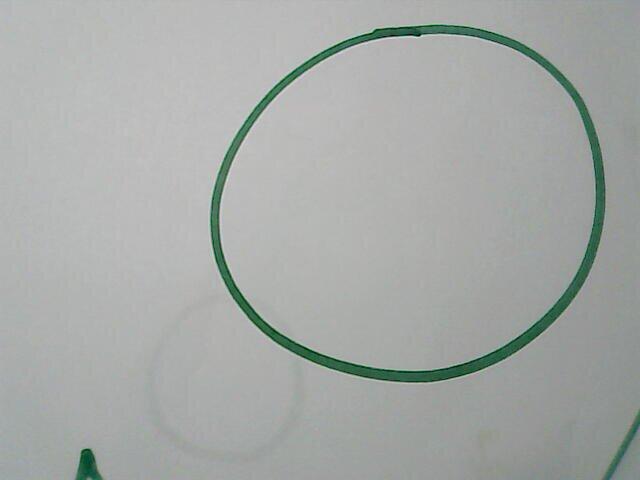
#> input picture Stills/shape-detection/cerc.jpg, 640 x 480 px, given in place of the camera
$ python square.py   (Python 2 division)
#> lines starting #> are read from the running program, lines starting #| are printed output that depends on the picture; after the words box and inside, x2 and y2 are one past the last pixel; in counts of white or black regions, pixels touching at a corner belong together
import cv2
import numpy as np
cap = cv2.VideoCapture(0)
while(True):
	ret,img = cap.read()
#> img is the input picture: shape (480, 640, 3); mean B, G, R 166.8, 169.7, 165.7
	gray = cv2.cvtColor(img,cv2.COLOR_BGR2GRAY)
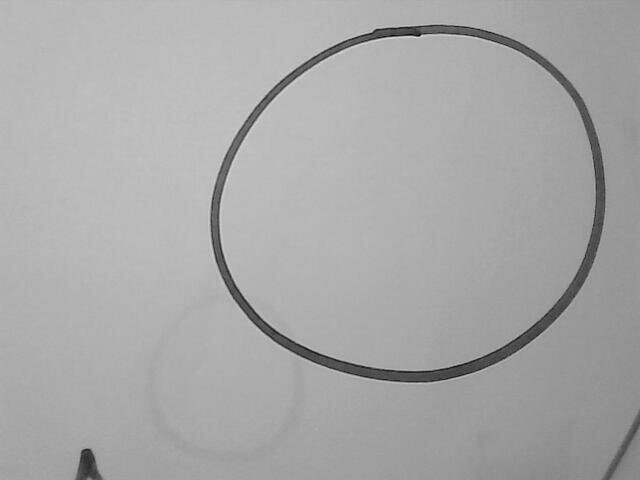
#> gray: shape (480, 640); min 1, max 222, mean 168.1

	gray = np.float32(gray)
	dst = cv2.cornerHarris(gray,2,3,0.04)#4,3,0.2)
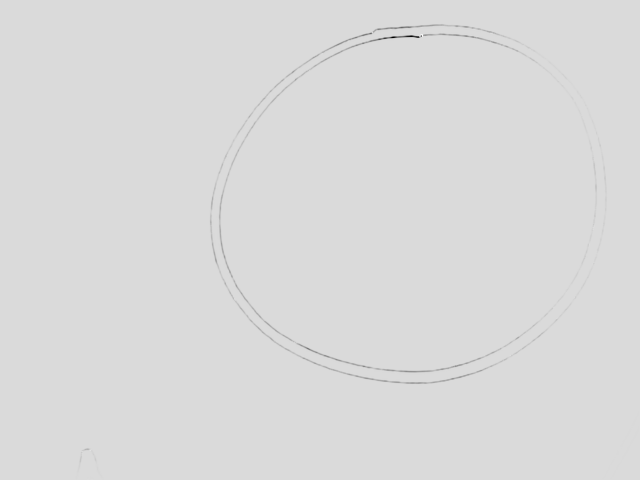
#> dst: shape (480, 640) float32; min -25510742, max 4320449, mean -44226.1; drawn with min black and max white

	#result is dilated for marking the corners, not important
	dst = cv2.dilate(dst,None)

	# Threshold for an optimal value, it may vary depending on the image.
	img[dst>0.01*dst.max()]=[0,0,255]
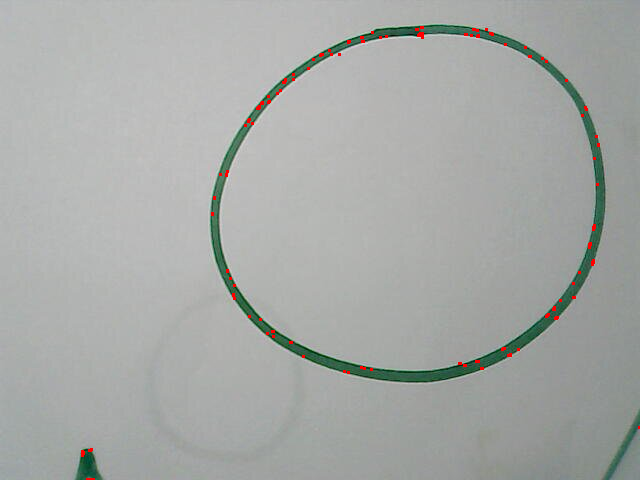
#> img: shape (480, 640, 3); 0.36% of pixels changed, all inside (x1, y1, x2, y2) = (81, 26, 640, 480)
	(x,y) = np.where(dst>0.01*dst.max())
#> x = 1092 values from 26 to 479; y = 1092 values, max 639 at index 1027, min 81 at index 1040, mean 392.3
	corners = np.ndarray(shape = (len(x),2),dtype = int)
#> corners = 1092 pairs, first value -4616189618054758400 to 4863606122583425024, second value -4616189618054758400 to 4863606122583425024
	for i in range(len(x)):
		corners[i] = (y[i],x[i])
#> after the loop, corners = 1092 pairs, first value 81 to 639, second value 26 to 479
	print corners
#> (printed output is left out)
	hull = cv2.convexHull(corners)
#> hull = contour of 28 points, box (x1, y1, x2, y2) (81, 26, 640, 480), area 176332
	cv2.drawContours(img,[hull],0,(0,255,0),-1)
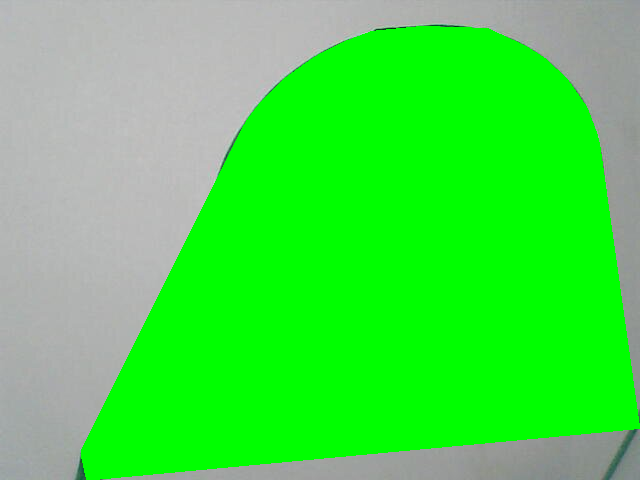
#> img: shape (480, 640, 3); mean B, G, R 73.6, 221.3, 73.2
	cv2.imshow('dst',img)
	if cv2.waitKey(1) & 0xFF == ord('q'):
#> (key q is pressed here)
		break
cap.release()
cv2.destroyAllWindows()

$ run again, on Stills/shape-detection/patrat.jpg
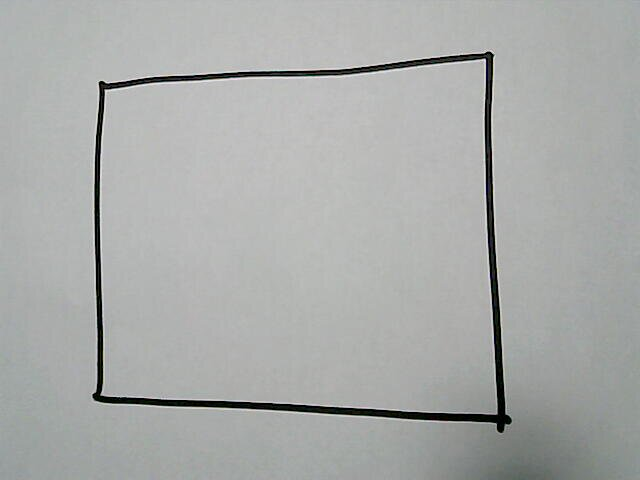
#> input picture Stills/shape-detection/patrat.jpg, 640 x 480 px, given in place of the camera
#> img is the input picture: shape (480, 640, 3); mean B, G, R 169.6, 171.2, 169.2
#> `img[dst>0.01*dst.max()]=[0,0,255]`:
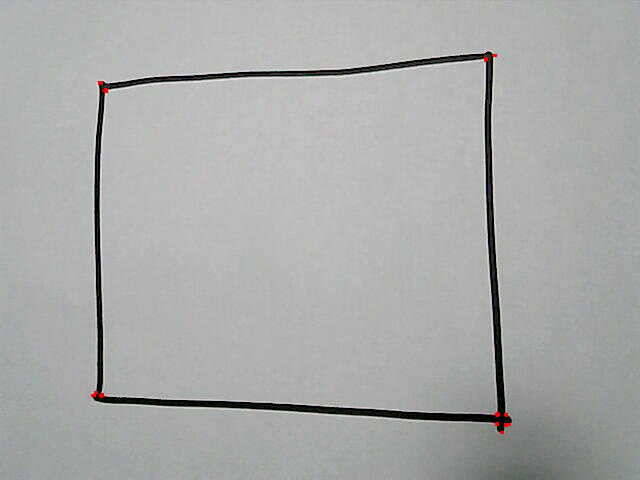
#> img: shape (480, 640, 3); 0.07% of pixels changed, all inside (x1, y1, x2, y2) = (91, 54, 511, 434)
#> x = 211 values from 54 to 433; y = 211 values, max 510 at index 172, min 91 at index 89, mean 330.2
#> `corners = np.ndarray(shape = (len(x),2),dtype = int)`: corners = 211 pairs, first value -4609434218613702656 to 4647679631074263040, second value -4611686018427387904 to 4647679631074263040
#> after the loop `for i in range(len(x)):`: corners = 211 pairs, first value 91 to 510, second value 54 to 433
#> (printed output is left out)
#> hull = contour of 10 points, box (x1, y1, x2, y2) (91, 54, 511, 434), area 142058
#> `cv2.drawContours(img,[hull],0,(0,255,0),-1)`:
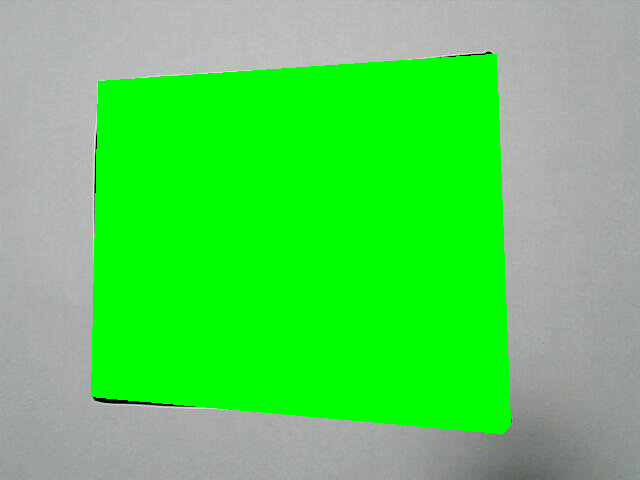
#> img: shape (480, 640, 3); mean B, G, R 90.3, 209.8, 89.7

$ run again, on Stills/shape-detection/poze_mici.jpg
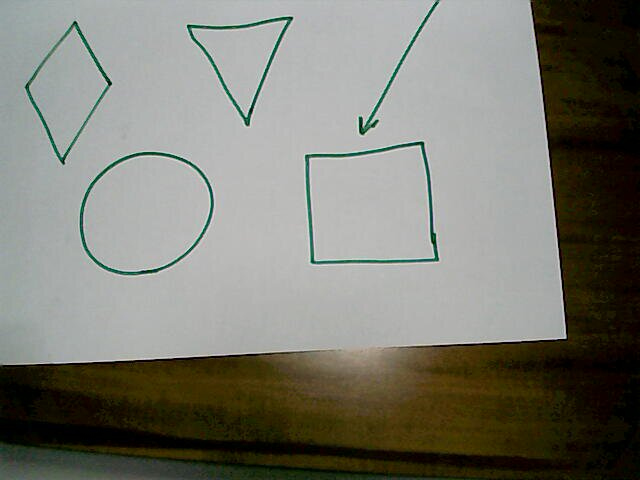
#> input picture Stills/shape-detection/poze_mici.jpg, 640 x 480 px, given in place of the camera
#> img is the input picture: shape (480, 640, 3); mean B, G, R 113.3, 122.6, 122.6
#> `img[dst>0.01*dst.max()]=[0,0,255]`:
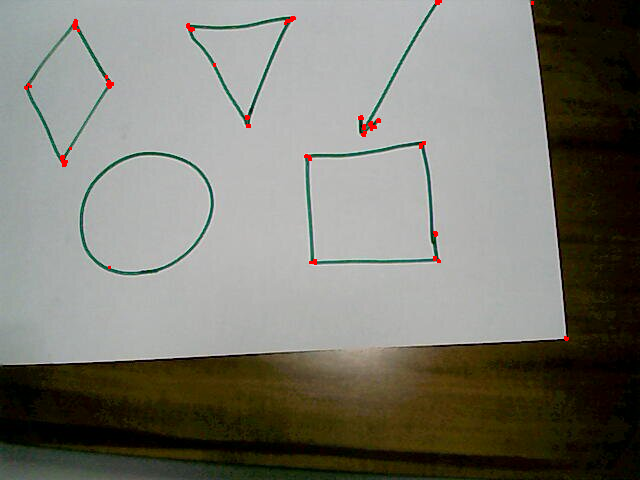
#> img: shape (480, 640, 3); 0.25% of pixels changed, all inside (x1, y1, x2, y2) = (24, 0, 569, 341)
#> x = 779 values from 0 to 340; y = 779 values, max 568 at index 765, min 24 at index 280, mean 266.4
#> `corners = np.ndarray(shape = (len(x),2),dtype = int)`: corners = 779 pairs, first value 16843008 to 7089336938114604638, second value 1112480942860 to 7233449909920030046
#> after the loop `for i in range(len(x)):`: corners = 779 pairs, first value 24 to 568, second value 0 to 340
#> (printed output is left out)
#> hull = contour of 11 points, box (x1, y1, x2, y2) (24, 0, 569, 341), area 142884
#> `cv2.drawContours(img,[hull],0,(0,255,0),-1)`:
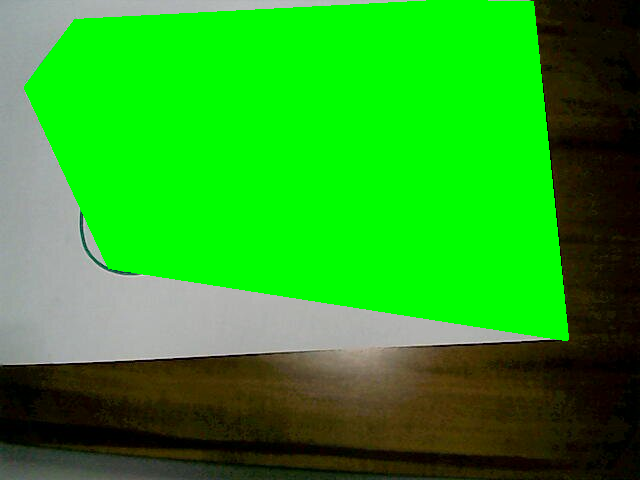
#> img: shape (480, 640, 3); mean B, G, R 31.6, 159.1, 41.7
